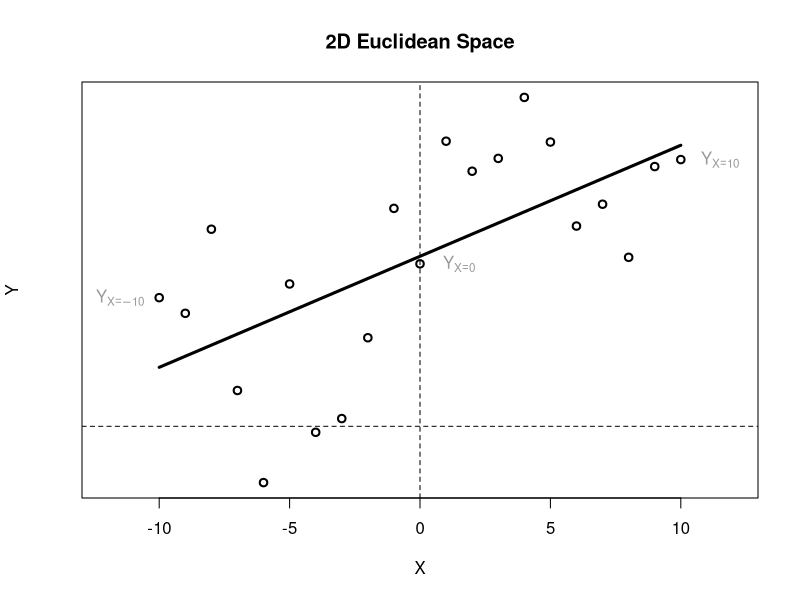
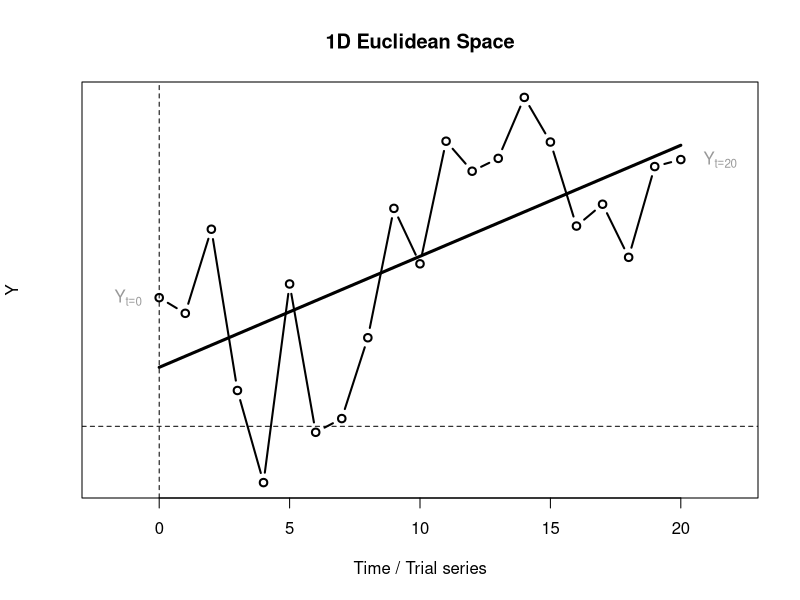

Recreate these plots in R, in order. (Note: this script raises an error after producing the figures.)
## ---- chunk 1
set.seed(12346)
y1 = cumsum(rnorm(n=21,mean=5,sd=100))
x1 = -10:10
plot(x1,y1, type="p", lwd=2, xlim=c(-12,12), yaxt="n", xlab="X", ylab="Y", main = "2D Euclidean Space")
abline(h=0,v=0,lty=2)
l1 <- lm(y1~x1)
lines(x1,coef(l1)[1]+x1*coef(l1)[2],type="l",lwd=3)
text(1.5, y1[11], expression(Y[X==0]),col="grey60")
text(11.5, y1[21], expression(Y[X==10]),col="grey60")
text(-11.5, y1[1], expression(Y[X==-10]),col="grey60")
## ---- chunk 2
plot(0:20,y1, type="b", lwd=2, xlim=c(-2,22), yaxt="n", xlab="Time / Trial series", ylab="Y", main = "1D Euclidean Space")
abline(h=0,v=0,lty=2)
x2 <- (x1+10)
l2 <- lm(y1~x2)
lines(x2,coef(l2)[1]+x2*coef(l2)[2],type="l",lwd=3)
text(-1.2, y1[1], expression(Y[t==0]),col="grey60")
text(21.5, y1[21], expression(Y[t==20]),col="grey60")
## ---- chunk 3
knitr::include_graphics("images/functions.png",auto_pdf = TRUE)
## ---- chunk 4
# for loop
N  <- 100
r  <- -.9
Y0 <- 0.01
Y  <- c(Y0,rep(NA,N-1))

for(i in 1:(N-1)){
  Y[i+1] <- r*Y[i]
}
plot(Y,type = "l")


# -ply family: sapply
Yout <- sapply(seq_along(Y),function(t) r*Y[t])
plot(Yout,type = "l")


# function with for loop
linmap1 <- function(Y0,r,N){
  Y  <- c(Y0,rep(NA,N-1))
  for(i in 1:(N-1)){
    Y[i+1] <- r*Y[i]
  }
  return(Y)
}
plot(linmap1(Y0,r,N),type = "l")
## ---- chunk 5
# Define a function for the solution
logSol <- function(Y0, r, K, t){K/(1+(K/Y0-1)*exp(-r*t))}

# Call the function
logSol(Y0=.0001, r=1.1, K=4, t=10)

## ---- chunk 6
# Plot from t=1 to t=100
plot(logSol(Y0=.0001, r=1.1, K=4, t=seq(1,20)), type = "b", 
     ylab = expression(Y[t]), xlab = "t")
# Plot t=10 in red
points(10,logSol(Y0=.0001, r=1.1, K=4, t=10), col="red", pch=16)
## ---- chunk 7
logIter <-  function(Y0,r,K,t){
  N <- length(t)
  Y <- as.numeric(c(Y0, rep(NA,N-2)))
  sapply(seq_along(Y), function(t){ Y[[t+1]] <<- Y[t] * (1 + r - r * Y[t] / K)})
  }

# Plot from t=1 to t=100
plot(logIter(Y0=.0001, r=1.1, K=4, t=seq(1,20)), type = "b", 
     ylab = expression(Y[t]), xlab = "t")
# Plot t=10 in red
points(10,logSol(Y0=.0001, r=1.1, K=4, t=10), col="red", pch=16)
## ---- chunk 8
library(plyr)
library(tidyverse)
library(lattice)

# Lotka-Volterra Euler
lvEuler <- function(R0,F0,N,a,b,c,d,h){

  # Init vector
  Ra <- as.numeric(c(R0, rep(NA,N-1)))
  Fx <- as.numeric(c(F0, rep(NA,N-1)))

  for(t in 1:N){
  # Euler numerical solution of the predator-prey model
  Ra[t+1] <- Ra[t] + (a - b * Fx[t]) * Ra[t] * h
  Fx[t+1] <- Fx[t] + (c * Ra[t] - d) * Fx[t] * h
  }
  
  return(data.frame(time=1:NROW(Ra),Ra=Ra,Fx=Fx,method="Euler"))
}

# Lotka-Volterra Runge Kutta 4
lvRK4 <- function(R0,F0,N,a,b,c,d,h){

  # Init vector
  Ra <- as.numeric(c(R0, rep(NA,N-1)))
  Fx <- as.numeric(c(F0, rep(NA,N-1)))

  for(t in 1:N){
  # RK4 numerical solution of the predator-prey model
  k1_R=(a - b * Fx[t]) * Ra[t]
  k1_F=(c * Ra[t] - d) * Fx[t]

  k2_R=(a - b * (Fx[t]+h*k1_F/2)) * (Ra[t]+h*k1_R/2)
  k2_F=(c * (Ra[t]+h*k1_R/2) - d) * (Fx[t]+h*k1_F/2)

  k3_R=(a - b * (Fx[t]+h*k2_F/2)) * (Ra[t]+h*k2_R/2)
  k3_F=(c * (Ra[t]+h*k2_R/2) - d) * (Fx[t]+h*k2_F/2)

  k4_R=(a - b * (Fx[t]+h*k3_F)) * (Ra[t]+h*k3_R)
  k4_F=(c * (Ra[t]+h*k3_R) - d) * (Fx[t]+h*k3_F)

  # Iterative process
  Ra[t+1] <- Ra[t] + (1/6)*h*(k1_R+2*k2_R+2*k3_R+k4_R)
  Fx[t+1] <- Fx[t] + (1/6)*h*(k1_F+2*k2_F+2*k3_F+k4_F)
  }
  
  return(data.frame(time=1:NROW(Ra),Ra=Ra,Fx=Fx,method="RK4"))
}
## ---- chunk 9
# Parameters
N  <- 2000

# Equilibrium
a  <- 1/6
b  <- 4/3
c  <- d  <- 1
R0 <- F0 <- 0.1

# Time constant
h <- 0.1

# Get the results
pp1 <- lvEuler(R0,F0,N,a,b,c,d,h)
pp2 <- lvRK4(R0,F0,N,a,b,c,d,h)

# Make a long dataframe
pp <- rbind(pp1,pp2)

pp.long <- pp %>%
  gather(key = TimeSeries, value = Y, -c("time","method"))

# Time series plots
ggplot(pp.long, aes(x=time,y=Y,colour=TimeSeries)) +
  geom_line() +
  facet_grid(method~.) +
  theme_bw()

# Phase plane plots
ggplot(pp, aes(x=Ra,y=Fx,colour=time)) +
  geom_path() +
  facet_grid(method~.) +
  xlab("Rabbits") + ylab("Foxes") +
  theme_bw()
## ---- chunk 10
knitr::include_graphics("images/sdic.png",auto_pdf = TRUE)
